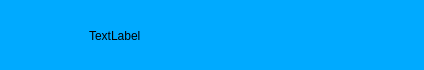
<?xml version="1.0" encoding="UTF-8"?>
<ui version="4.0">
 <class>Widg_Entete</class>
 <widget class="QWidget" name="Widg_Entete">
  <property name="geometry">
   <rect>
    <x>0</x>
    <y>0</y>
    <width>424</width>
    <height>70</height>
   </rect>
  </property>
  <property name="minimumSize">
   <size>
    <width>0</width>
    <height>70</height>
   </size>
  </property>
  <property name="maximumSize">
   <size>
    <width>16777215</width>
    <height>70</height>
   </size>
  </property>
  <property name="windowTitle">
   <string>Form</string>
  </property>
  <property name="styleSheet">
   <string notr="true">#Widg_Entete{background-color: rgb(0, 170, 255)}</string>
  </property>
  <widget class="QWidget" name="horizontalLayoutWidget">
   <property name="geometry">
    <rect>
     <x>0</x>
     <y>0</y>
     <width>421</width>
     <height>71</height>
    </rect>
   </property>
   <layout class="QHBoxLayout" name="horizontalLayout" stretch="5,15,80">
    <item>
     <layout class="QHBoxLayout" name="horizontalLayout_2">
      <item>
       <spacer name="horizontalSpacer">
        <property name="orientation">
         <enum>Qt::Horizontal</enum>
        </property>
        <property name="sizeHint" stdset="0">
         <size>
          <width>40</width>
          <height>20</height>
         </size>
        </property>
       </spacer>
      </item>
     </layout>
    </item>
    <item>
     <layout class="QVBoxLayout" name="verticalLayout" stretch="15,70,15">
      <item>
       <layout class="QVBoxLayout" name="verticalLayout_4">
        <item>
         <spacer name="verticalSpacer_2">
          <property name="orientation">
           <enum>Qt::Vertical</enum>
          </property>
          <property name="sizeHint" stdset="0">
           <size>
            <width>20</width>
            <height>40</height>
           </size>
          </property>
         </spacer>
        </item>
       </layout>
      </item>
      <item>
       <widget class="QWidget" name="widg_Icon" native="true">
        <layout class="QVBoxLayout" name="verticalLayout_2"/>
       </widget>
      </item>
      <item>
       <layout class="QVBoxLayout" name="verticalLayout_3">
        <item>
         <spacer name="verticalSpacer">
          <property name="orientation">
           <enum>Qt::Vertical</enum>
          </property>
          <property name="sizeHint" stdset="0">
           <size>
            <width>20</width>
            <height>40</height>
           </size>
          </property>
         </spacer>
        </item>
       </layout>
      </item>
     </layout>
    </item>
    <item>
     <layout class="QHBoxLayout" name="horizontalLayout_3">
      <item>
       <widget class="QLabel" name="lab_NameTete">
        <property name="styleSheet">
         <string notr="true">color: rgb(0, 0, 0);</string>
        </property>
        <property name="text">
         <string>TextLabel</string>
        </property>
       </widget>
      </item>
     </layout>
    </item>
   </layout>
  </widget>
 </widget>
 <resources/>
 <connections/>
</ui>
